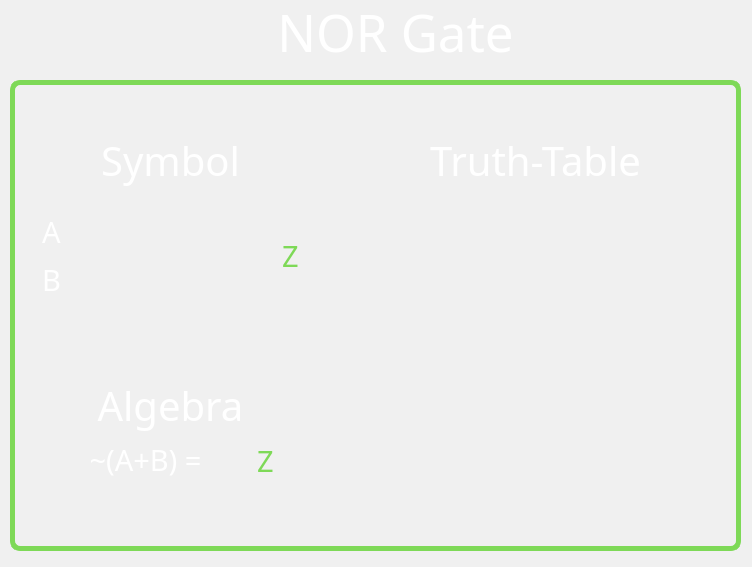
<?xml version="1.0" encoding="UTF-8"?>
<ui version="4.0">
 <class>Nor_Dialog</class>
 <widget class="QDialog" name="Nor_Dialog">
  <property name="geometry">
   <rect>
    <x>0</x>
    <y>0</y>
    <width>752</width>
    <height>567</height>
   </rect>
  </property>
  <property name="palette">
   <palette>
    <active>
     <colorrole role="WindowText">
      <brush brushstyle="SolidPattern">
       <color alpha="255">
        <red>255</red>
        <green>255</green>
        <blue>255</blue>
       </color>
      </brush>
     </colorrole>
     <colorrole role="Button">
      <brush brushstyle="SolidPattern">
       <color alpha="255">
        <red>46</red>
        <green>46</green>
        <blue>46</blue>
       </color>
      </brush>
     </colorrole>
     <colorrole role="Light">
      <brush brushstyle="SolidPattern">
       <color alpha="255">
        <red>69</red>
        <green>69</green>
        <blue>69</blue>
       </color>
      </brush>
     </colorrole>
     <colorrole role="Midlight">
      <brush brushstyle="SolidPattern">
       <color alpha="255">
        <red>57</red>
        <green>57</green>
        <blue>57</blue>
       </color>
      </brush>
     </colorrole>
     <colorrole role="Dark">
      <brush brushstyle="SolidPattern">
       <color alpha="255">
        <red>23</red>
        <green>23</green>
        <blue>23</blue>
       </color>
      </brush>
     </colorrole>
     <colorrole role="Mid">
      <brush brushstyle="SolidPattern">
       <color alpha="255">
        <red>31</red>
        <green>31</green>
        <blue>31</blue>
       </color>
      </brush>
     </colorrole>
     <colorrole role="Text">
      <brush brushstyle="SolidPattern">
       <color alpha="255">
        <red>255</red>
        <green>255</green>
        <blue>255</blue>
       </color>
      </brush>
     </colorrole>
     <colorrole role="BrightText">
      <brush brushstyle="SolidPattern">
       <color alpha="255">
        <red>255</red>
        <green>255</green>
        <blue>255</blue>
       </color>
      </brush>
     </colorrole>
     <colorrole role="ButtonText">
      <brush brushstyle="SolidPattern">
       <color alpha="255">
        <red>255</red>
        <green>255</green>
        <blue>255</blue>
       </color>
      </brush>
     </colorrole>
     <colorrole role="Base">
      <brush brushstyle="SolidPattern">
       <color alpha="255">
        <red>0</red>
        <green>0</green>
        <blue>0</blue>
       </color>
      </brush>
     </colorrole>
     <colorrole role="Window">
      <brush brushstyle="SolidPattern">
       <color alpha="255">
        <red>46</red>
        <green>46</green>
        <blue>46</blue>
       </color>
      </brush>
     </colorrole>
     <colorrole role="Shadow">
      <brush brushstyle="SolidPattern">
       <color alpha="255">
        <red>0</red>
        <green>0</green>
        <blue>0</blue>
       </color>
      </brush>
     </colorrole>
     <colorrole role="AlternateBase">
      <brush brushstyle="SolidPattern">
       <color alpha="255">
        <red>23</red>
        <green>23</green>
        <blue>23</blue>
       </color>
      </brush>
     </colorrole>
     <colorrole role="ToolTipBase">
      <brush brushstyle="SolidPattern">
       <color alpha="255">
        <red>255</red>
        <green>255</green>
        <blue>220</blue>
       </color>
      </brush>
     </colorrole>
     <colorrole role="ToolTipText">
      <brush brushstyle="SolidPattern">
       <color alpha="255">
        <red>0</red>
        <green>0</green>
        <blue>0</blue>
       </color>
      </brush>
     </colorrole>
     <colorrole role="PlaceholderText">
      <brush brushstyle="SolidPattern">
       <color alpha="127">
        <red>255</red>
        <green>255</green>
        <blue>255</blue>
       </color>
      </brush>
     </colorrole>
    </active>
    <inactive>
     <colorrole role="WindowText">
      <brush brushstyle="SolidPattern">
       <color alpha="255">
        <red>0</red>
        <green>0</green>
        <blue>0</blue>
       </color>
      </brush>
     </colorrole>
     <colorrole role="Button">
      <brush brushstyle="SolidPattern">
       <color alpha="255">
        <red>240</red>
        <green>240</green>
        <blue>240</blue>
       </color>
      </brush>
     </colorrole>
     <colorrole role="Light">
      <brush brushstyle="SolidPattern">
       <color alpha="255">
        <red>255</red>
        <green>255</green>
        <blue>255</blue>
       </color>
      </brush>
     </colorrole>
     <colorrole role="Midlight">
      <brush brushstyle="SolidPattern">
       <color alpha="255">
        <red>227</red>
        <green>227</green>
        <blue>227</blue>
       </color>
      </brush>
     </colorrole>
     <colorrole role="Dark">
      <brush brushstyle="SolidPattern">
       <color alpha="255">
        <red>160</red>
        <green>160</green>
        <blue>160</blue>
       </color>
      </brush>
     </colorrole>
     <colorrole role="Mid">
      <brush brushstyle="SolidPattern">
       <color alpha="255">
        <red>160</red>
        <green>160</green>
        <blue>160</blue>
       </color>
      </brush>
     </colorrole>
     <colorrole role="Text">
      <brush brushstyle="SolidPattern">
       <color alpha="255">
        <red>0</red>
        <green>0</green>
        <blue>0</blue>
       </color>
      </brush>
     </colorrole>
     <colorrole role="BrightText">
      <brush brushstyle="SolidPattern">
       <color alpha="255">
        <red>255</red>
        <green>255</green>
        <blue>255</blue>
       </color>
      </brush>
     </colorrole>
     <colorrole role="ButtonText">
      <brush brushstyle="SolidPattern">
       <color alpha="255">
        <red>0</red>
        <green>0</green>
        <blue>0</blue>
       </color>
      </brush>
     </colorrole>
     <colorrole role="Base">
      <brush brushstyle="SolidPattern">
       <color alpha="255">
        <red>255</red>
        <green>255</green>
        <blue>255</blue>
       </color>
      </brush>
     </colorrole>
     <colorrole role="Window">
      <brush brushstyle="SolidPattern">
       <color alpha="255">
        <red>240</red>
        <green>240</green>
        <blue>240</blue>
       </color>
      </brush>
     </colorrole>
     <colorrole role="Shadow">
      <brush brushstyle="SolidPattern">
       <color alpha="255">
        <red>105</red>
        <green>105</green>
        <blue>105</blue>
       </color>
      </brush>
     </colorrole>
     <colorrole role="AlternateBase">
      <brush brushstyle="SolidPattern">
       <color alpha="255">
        <red>245</red>
        <green>245</green>
        <blue>245</blue>
       </color>
      </brush>
     </colorrole>
     <colorrole role="ToolTipBase">
      <brush brushstyle="SolidPattern">
       <color alpha="255">
        <red>255</red>
        <green>255</green>
        <blue>220</blue>
       </color>
      </brush>
     </colorrole>
     <colorrole role="ToolTipText">
      <brush brushstyle="SolidPattern">
       <color alpha="255">
        <red>0</red>
        <green>0</green>
        <blue>0</blue>
       </color>
      </brush>
     </colorrole>
     <colorrole role="PlaceholderText">
      <brush brushstyle="SolidPattern">
       <color alpha="128">
        <red>0</red>
        <green>0</green>
        <blue>0</blue>
       </color>
      </brush>
     </colorrole>
    </inactive>
    <disabled>
     <colorrole role="WindowText">
      <brush brushstyle="SolidPattern">
       <color alpha="255">
        <red>23</red>
        <green>23</green>
        <blue>23</blue>
       </color>
      </brush>
     </colorrole>
     <colorrole role="Button">
      <brush brushstyle="SolidPattern">
       <color alpha="255">
        <red>46</red>
        <green>46</green>
        <blue>46</blue>
       </color>
      </brush>
     </colorrole>
     <colorrole role="Light">
      <brush brushstyle="SolidPattern">
       <color alpha="255">
        <red>69</red>
        <green>69</green>
        <blue>69</blue>
       </color>
      </brush>
     </colorrole>
     <colorrole role="Midlight">
      <brush brushstyle="SolidPattern">
       <color alpha="255">
        <red>57</red>
        <green>57</green>
        <blue>57</blue>
       </color>
      </brush>
     </colorrole>
     <colorrole role="Dark">
      <brush brushstyle="SolidPattern">
       <color alpha="255">
        <red>23</red>
        <green>23</green>
        <blue>23</blue>
       </color>
      </brush>
     </colorrole>
     <colorrole role="Mid">
      <brush brushstyle="SolidPattern">
       <color alpha="255">
        <red>31</red>
        <green>31</green>
        <blue>31</blue>
       </color>
      </brush>
     </colorrole>
     <colorrole role="Text">
      <brush brushstyle="SolidPattern">
       <color alpha="255">
        <red>23</red>
        <green>23</green>
        <blue>23</blue>
       </color>
      </brush>
     </colorrole>
     <colorrole role="BrightText">
      <brush brushstyle="SolidPattern">
       <color alpha="255">
        <red>255</red>
        <green>255</green>
        <blue>255</blue>
       </color>
      </brush>
     </colorrole>
     <colorrole role="ButtonText">
      <brush brushstyle="SolidPattern">
       <color alpha="255">
        <red>23</red>
        <green>23</green>
        <blue>23</blue>
       </color>
      </brush>
     </colorrole>
     <colorrole role="Base">
      <brush brushstyle="SolidPattern">
       <color alpha="255">
        <red>46</red>
        <green>46</green>
        <blue>46</blue>
       </color>
      </brush>
     </colorrole>
     <colorrole role="Window">
      <brush brushstyle="SolidPattern">
       <color alpha="255">
        <red>46</red>
        <green>46</green>
        <blue>46</blue>
       </color>
      </brush>
     </colorrole>
     <colorrole role="Shadow">
      <brush brushstyle="SolidPattern">
       <color alpha="255">
        <red>0</red>
        <green>0</green>
        <blue>0</blue>
       </color>
      </brush>
     </colorrole>
     <colorrole role="AlternateBase">
      <brush brushstyle="SolidPattern">
       <color alpha="255">
        <red>245</red>
        <green>245</green>
        <blue>245</blue>
       </color>
      </brush>
     </colorrole>
     <colorrole role="ToolTipBase">
      <brush brushstyle="SolidPattern">
       <color alpha="255">
        <red>255</red>
        <green>255</green>
        <blue>220</blue>
       </color>
      </brush>
     </colorrole>
     <colorrole role="ToolTipText">
      <brush brushstyle="SolidPattern">
       <color alpha="255">
        <red>0</red>
        <green>0</green>
        <blue>0</blue>
       </color>
      </brush>
     </colorrole>
     <colorrole role="PlaceholderText">
      <brush brushstyle="SolidPattern">
       <color alpha="128">
        <red>0</red>
        <green>0</green>
        <blue>0</blue>
       </color>
      </brush>
     </colorrole>
    </disabled>
   </palette>
  </property>
  <property name="windowTitle">
   <string>Dialog</string>
  </property>
  <widget class="QLabel" name="learningLogicLabel">
   <property name="geometry">
    <rect>
     <x>85</x>
     <y>6</y>
     <width>621</width>
     <height>51</height>
    </rect>
   </property>
   <property name="sizePolicy">
    <sizepolicy hsizetype="Preferred" vsizetype="Preferred">
     <horstretch>0</horstretch>
     <verstretch>0</verstretch>
    </sizepolicy>
   </property>
   <property name="font">
    <font>
     <family>OCR A Extended</family>
     <pointsize>38</pointsize>
    </font>
   </property>
   <property name="styleSheet">
    <string notr="true">color: rgb(255, 255, 255);</string>
   </property>
   <property name="text">
    <string>NOR Gate</string>
   </property>
   <property name="alignment">
    <set>Qt::AlignCenter</set>
   </property>
  </widget>
  <widget class="QGroupBox" name="LearnTable">
   <property name="geometry">
    <rect>
     <x>10</x>
     <y>80</y>
     <width>731</width>
     <height>471</height>
    </rect>
   </property>
   <property name="styleSheet">
    <string notr="true">QGroupBox#LearnTable { 
     border: 5px solid green; 
     border-radius: 10px; 
	border-color: rgb(126, 217, 87);
 } </string>
   </property>
   <property name="title">
    <string/>
   </property>
   <widget class="QLabel" name="SymbolLabel">
    <property name="geometry">
     <rect>
      <x>70</x>
      <y>40</y>
      <width>181</width>
      <height>81</height>
     </rect>
    </property>
    <property name="sizePolicy">
     <sizepolicy hsizetype="Preferred" vsizetype="Preferred">
      <horstretch>0</horstretch>
      <verstretch>0</verstretch>
     </sizepolicy>
    </property>
    <property name="font">
     <font>
      <family>OCR A Extended</family>
      <pointsize>30</pointsize>
     </font>
    </property>
    <property name="styleSheet">
     <string notr="true">color: rgb(255, 255, 255);</string>
    </property>
    <property name="text">
     <string>Symbol</string>
    </property>
    <property name="alignment">
     <set>Qt::AlignCenter</set>
    </property>
   </widget>
   <widget class="QLabel" name="SymbolLabel_2">
    <property name="geometry">
     <rect>
      <x>50</x>
      <y>280</y>
      <width>221</width>
      <height>91</height>
     </rect>
    </property>
    <property name="sizePolicy">
     <sizepolicy hsizetype="Preferred" vsizetype="Preferred">
      <horstretch>0</horstretch>
      <verstretch>0</verstretch>
     </sizepolicy>
    </property>
    <property name="font">
     <font>
      <family>OCR A Extended</family>
      <pointsize>30</pointsize>
     </font>
    </property>
    <property name="styleSheet">
     <string notr="true">color: rgb(255, 255, 255);</string>
    </property>
    <property name="text">
     <string>Algebra</string>
    </property>
    <property name="alignment">
     <set>Qt::AlignCenter</set>
    </property>
   </widget>
   <widget class="QLabel" name="SymbolLabel_3">
    <property name="geometry">
     <rect>
      <x>350</x>
      <y>55</y>
      <width>351</width>
      <height>51</height>
     </rect>
    </property>
    <property name="sizePolicy">
     <sizepolicy hsizetype="Preferred" vsizetype="Preferred">
      <horstretch>0</horstretch>
      <verstretch>0</verstretch>
     </sizepolicy>
    </property>
    <property name="font">
     <font>
      <family>OCR A Extended</family>
      <pointsize>30</pointsize>
     </font>
    </property>
    <property name="styleSheet">
     <string notr="true">color: rgb(255, 255, 255);</string>
    </property>
    <property name="text">
     <string>Truth-Table</string>
    </property>
    <property name="alignment">
     <set>Qt::AlignCenter</set>
    </property>
   </widget>
   <widget class="QLabel" name="SymbolLabel_4">
    <property name="geometry">
     <rect>
      <x>260</x>
      <y>150</y>
      <width>41</width>
      <height>51</height>
     </rect>
    </property>
    <property name="sizePolicy">
     <sizepolicy hsizetype="Preferred" vsizetype="Preferred">
      <horstretch>0</horstretch>
      <verstretch>0</verstretch>
     </sizepolicy>
    </property>
    <property name="font">
     <font>
      <family>OCR A Extended</family>
      <pointsize>22</pointsize>
     </font>
    </property>
    <property name="styleSheet">
     <string notr="true">color: rgb(126, 217, 87);</string>
    </property>
    <property name="text">
     <string>Z</string>
    </property>
    <property name="alignment">
     <set>Qt::AlignCenter</set>
    </property>
   </widget>
   <widget class="QLabel" name="SymbolLabel_5">
    <property name="geometry">
     <rect>
      <x>21</x>
      <y>126</y>
      <width>41</width>
      <height>51</height>
     </rect>
    </property>
    <property name="sizePolicy">
     <sizepolicy hsizetype="Preferred" vsizetype="Preferred">
      <horstretch>0</horstretch>
      <verstretch>0</verstretch>
     </sizepolicy>
    </property>
    <property name="font">
     <font>
      <family>OCR A Extended</family>
      <pointsize>22</pointsize>
     </font>
    </property>
    <property name="styleSheet">
     <string notr="true">color: rgb(255, 255, 255);</string>
    </property>
    <property name="text">
     <string>A</string>
    </property>
    <property name="alignment">
     <set>Qt::AlignCenter</set>
    </property>
   </widget>
   <widget class="QLabel" name="SymbolLabel_6">
    <property name="geometry">
     <rect>
      <x>21</x>
      <y>174</y>
      <width>41</width>
      <height>51</height>
     </rect>
    </property>
    <property name="sizePolicy">
     <sizepolicy hsizetype="Preferred" vsizetype="Preferred">
      <horstretch>0</horstretch>
      <verstretch>0</verstretch>
     </sizepolicy>
    </property>
    <property name="font">
     <font>
      <family>OCR A Extended</family>
      <pointsize>22</pointsize>
     </font>
    </property>
    <property name="styleSheet">
     <string notr="true">color: rgb(255, 255, 255);</string>
    </property>
    <property name="text">
     <string>B</string>
    </property>
    <property name="alignment">
     <set>Qt::AlignCenter</set>
    </property>
   </widget>
   <widget class="QLabel" name="SymbolLabel_7">
    <property name="geometry">
     <rect>
      <x>50</x>
      <y>354</y>
      <width>171</width>
      <height>51</height>
     </rect>
    </property>
    <property name="sizePolicy">
     <sizepolicy hsizetype="Preferred" vsizetype="Preferred">
      <horstretch>0</horstretch>
      <verstretch>0</verstretch>
     </sizepolicy>
    </property>
    <property name="font">
     <font>
      <family>OCR A Extended</family>
      <pointsize>22</pointsize>
     </font>
    </property>
    <property name="styleSheet">
     <string notr="true">color: rgb(255, 255, 255);</string>
    </property>
    <property name="text">
     <string>~(A+B) =</string>
    </property>
    <property name="alignment">
     <set>Qt::AlignCenter</set>
    </property>
   </widget>
   <widget class="QLabel" name="label">
    <property name="geometry">
     <rect>
      <x>368</x>
      <y>139</y>
      <width>321</width>
      <height>221</height>
     </rect>
    </property>
    <property name="text">
     <string/>
    </property>
    <property name="pixmap">
     <pixmap resource="Tables.qrc">:/Tables/NorTable.png</pixmap>
    </property>
    <property name="scaledContents">
     <bool>true</bool>
    </property>
   </widget>
   <widget class="QLabel" name="label_2">
    <property name="geometry">
     <rect>
      <x>61</x>
      <y>132</y>
      <width>201</width>
      <height>91</height>
     </rect>
    </property>
    <property name="text">
     <string/>
    </property>
    <property name="pixmap">
     <pixmap resource="Gates.qrc">:/icons/norPINS.png</pixmap>
    </property>
    <property name="scaledContents">
     <bool>true</bool>
    </property>
   </widget>
   <widget class="QLabel" name="SymbolLabel_8">
    <property name="geometry">
     <rect>
      <x>240</x>
      <y>355</y>
      <width>31</width>
      <height>51</height>
     </rect>
    </property>
    <property name="sizePolicy">
     <sizepolicy hsizetype="Preferred" vsizetype="Preferred">
      <horstretch>0</horstretch>
      <verstretch>0</verstretch>
     </sizepolicy>
    </property>
    <property name="font">
     <font>
      <family>OCR A Extended</family>
      <pointsize>22</pointsize>
     </font>
    </property>
    <property name="styleSheet">
     <string notr="true">color: rgb(126, 217, 87)</string>
    </property>
    <property name="text">
     <string>Z</string>
    </property>
    <property name="alignment">
     <set>Qt::AlignCenter</set>
    </property>
   </widget>
  </widget>
 </widget>
 <resources>
  <include location="Gates.qrc"/>
  <include location="Tables.qrc"/>
 </resources>
 <connections/>
</ui>
